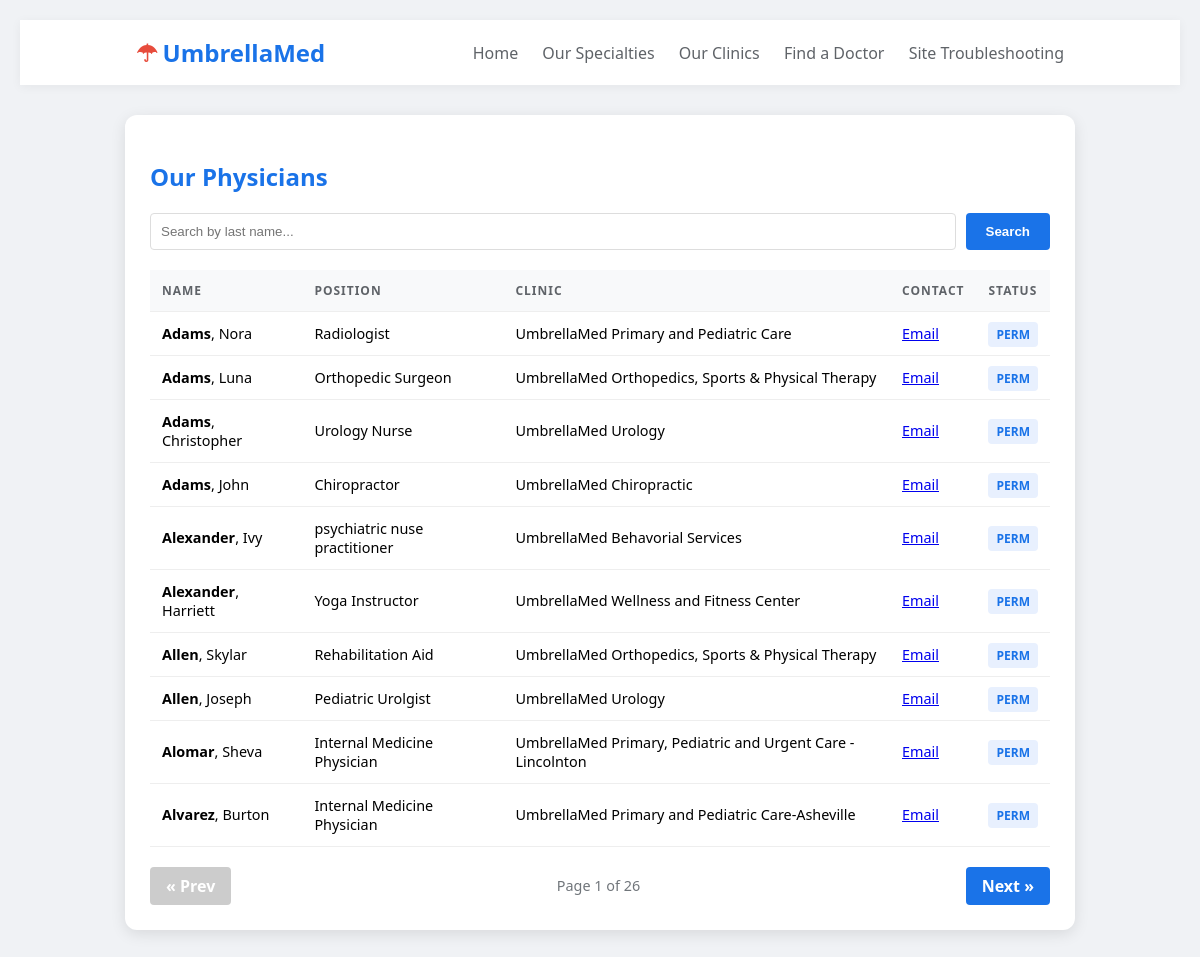
The app's page /physicians.php with its own data.
### tables this page shows
CREATE TABLE `physicians` (
  `physician_id` varchar(10) NOT NULL,
  `clinic_number` int NOT NULL,
  `first_name` varchar(15) NOT NULL,
  `last_name` varchar(15) NOT NULL,
  `job_position` varchar(100) NOT NULL,
  `email` varchar(50) NOT NULL,
  `city` varchar(25) NOT NULL,
  `state` varchar(2) NOT NULL,
  `emp_status` varchar(5) NOT NULL,
  PRIMARY KEY (`city`,`physician_id`),
  KEY `clinic_id_idx` (`clinic_number`),
  CONSTRAINT `clinic_id` FOREIGN KEY (`clinic_number`) REFERENCES `clinics` (`clinic_id`)
);

CREATE TABLE `clinics` (
  `clinic_id` int NOT NULL AUTO_INCREMENT,
  `clinic_name` varchar(100) NOT NULL,
  `clinic_address` varchar(255) NOT NULL,
  `clinic_suite` varchar(45) NOT NULL,
  `clinic_city` varchar(45) NOT NULL,
  `clinic_state` varchar(2) NOT NULL,
  `clinic_zip` varchar(45) NOT NULL,
  `clinic_phone` varchar(45) NOT NULL,
  `clinic_fax` varchar(45) NOT NULL,
  PRIMARY KEY (`clinic_id`)
);

### www/physicians.php (the view, shortened to what this page needs)
<!DOCTYPE html>
<html lang="en">
<head>
</head>
<body>
<nav>
    <div class="logo"><span>☂</span> UmbrellaMed</div>
    <div class="links">
        <a href="Umbrellamed.php">Home</a>
        <a href="specialties.php">Our Specialties</a>
        <a href="clinics.php">Our Clinics</a>
        <a href="physicians.php">Find a Doctor</a>
        <a href="index.php">Site Troubleshooting</a>
    </div>
</nav>
<div class="container">
    <h2>Our Physicians</h2>
    <form method="GET" class="search-form">
        <input type="text" name="search" class="search-input" placeholder="Search by last name..." value="<?php echo isset($_GET['search']) ? htmlspecialchars($_GET['search']) : ''; ?>">
        <button type="submit" class="search-btn">Search</button>
    </form>
    <?php
    $servername = "localhost";
    $username = "UmbrellaUser";
    $password = "Net260Rocks!";
    $dbname = "umbrellamed";
    $conn = mysqli_connect($servername, $username, $password, $dbname);
    $search = isset($_GET['search']) ? mysqli_real_escape_string($conn, $_GET['search']) : '';
    $limit = 10;
    $page = isset($_GET['page']) ? (int)$_GET['page'] : 1;
    $offset = ($page - 1) * $limit;
    $where_clause = $search !== "" ? "WHERE p.last_name LIKE '%$search%'" : "";
    $total_sql = "SELECT COUNT(*) FROM physicians p $where_clause";
    $total_result = mysqli_query($conn, $total_sql);
    $total_rows = mysqli_fetch_array($total_result)[0];
    $total_pages = ceil($total_rows / $limit);
    $sql = "SELECT p.first_name, p.last_name, p.job_position, p.email, p.emp_status, c.clinic_name
            FROM physicians p
            JOIN clinics c ON p.clinic_number = c.clinic_id
            $where_clause
            ORDER BY p.last_name ASC
            LIMIT $limit OFFSET $offset";
    $results = mysqli_query($conn, $sql);
    $search_param = ($search !== "") ? "&search=" . urlencode($search) : "";
    if (mysqli_num_rows($results) > 0) {
        echo "<table>
                <tr>
                    <th>Name</th>
                    <th>Position</th>
                    <th>Clinic</th>
                    <th>Contact</th>
                    <th>Status</th>
                </tr>";
        while($row = mysqli_fetch_assoc($results)) {
            echo "<tr>";
            echo "<td><strong>" . htmlspecialchars($row["last_name"]) . "</strong>, " . htmlspecialchars($row["first_name"]) . "</td>";
            echo "<td>" . htmlspecialchars($row["job_position"]) . "</td>";
            echo "<td>" . htmlspecialchars($row["clinic_name"]) . "</td>";
            echo "<td><a href='mailto:" . htmlspecialchars($row["email"]) . "'>Email</a></td>";
            echo "<td><span class='status-tag'>" . htmlspecialchars($row["emp_status"]) . "</span></td>";
            echo "</tr>";
        }
        echo "</table>";
        echo "<div class='pagination'>";
        echo ($page > 1) ? "<a href='?page=" . ($page - 1) . "$search_param' class='btn'>&laquo; Prev</a>" : "<a class='btn disabled'>&laquo; Prev</a>";
        echo "<span class='page-info'>Page $page of " . ($total_pages ?: 1) . "</span>";
        echo ($page < $total_pages) ? "<a href='?page=" . ($page + 1) . "$search_param' class='btn'>Next &raquo;</a>" : "<a class='btn disabled'>Next &raquo;</a>";
        echo "</div>";
    } else {
        echo "<p>No physicians found matching your criteria.</p>";
    }
    ?>
</div>
</body>
</html>

### www/physicians.php (style rules this page uses)
body { font-family: 'Segoe UI', Tahoma, Geneva, Verdana, sans-serif; margin: 20px; background-color: #f0f2f5; }
nav { background: white; padding: 1rem 10%; display: flex; justify-content: space-between; align-items: center; box-shadow: 0 2px 10px rgba(0,0,0,0.05); }
.logo { font-size: 1.5rem; font-weight: bold; color: #1a73e8; display: flex; align-items: center; }
.logo span { color: #e74c3c; margin-right: 5px; }
nav a { text-decoration: none; color: #5f6368; margin-left: 20px; font-weight: 500; }
.container { max-width: 900px; margin: 30px auto; background: white; padding: 25px; border-radius: 12px; box-shadow: 0 4px 15px rgba(0,0,0,0.1); }
h2 { color: #1a73e8; margin-bottom: 20px; }
.search-form { margin-bottom: 20px; display: flex; gap: 10px; }
.search-input { flex-grow: 1; padding: 10px; border: 1px solid #ddd; border-radius: 4px; outline: none; }
.search-btn { padding: 10px 20px; background: #1a73e8; color: white; border: none; border-radius: 4px; cursor: pointer; font-weight: bold; }
table { width: 100%; border-collapse: collapse; margin-top: 10px; }
th, td { text-align: left; padding: 12px; border-bottom: 1px solid #eee; font-size: 0.9rem; }
th { background-color: #f8f9fa; color: #5f6368; text-transform: uppercase; font-size: 0.75rem; letter-spacing: 1px; }
.status-tag { padding: 4px 8px; border-radius: 4px; font-size: 0.75rem; font-weight: bold; background: #e8f0fe; color: #1a73e8; }
.pagination { margin-top: 20px; display: flex; justify-content: space-between; align-items: center; }
.btn { padding: 8px 16px; background: #1a73e8; color: white; text-decoration: none; border-radius: 4px; font-weight: bold; }
.btn.disabled { background: #ccc; cursor: not-allowed; pointer-events: none; }
.page-info { color: #70757a; font-size: 0.9rem; }

### records on screen
physicians: last_name "Adams", first_name "Nora", job_position "Radiologist", clinic_number.clinic_name "UmbrellaMed Primary and Pediatric Care", emp_status "PERM"
physicians: last_name "Adams", first_name "Luna", job_position "Orthopedic Surgeon", clinic_number.clinic_name "UmbrellaMed Orthopedics, Sports & Physical Therapy", emp_status "PERM"
physicians: last_name "Adams", first_name "Christopher", job_position "Urology Nurse", clinic_number.clinic_name "UmbrellaMed Urology", emp_status "PERM"
physicians: last_name "Adams", first_name "John", job_position "Chiropractor", clinic_number.clinic_name "UmbrellaMed Chiropractic", emp_status "PERM"
physicians: last_name "Alexander", first_name "Ivy", job_position "psychiatric nuse practitioner", clinic_number.clinic_name "UmbrellaMed Behavorial Services", emp_status "PERM"
physicians: last_name "Alexander", first_name "Harriett", job_position "Yoga Instructor", clinic_number.clinic_name "UmbrellaMed Wellness and Fitness Center", emp_status "PERM"
physicians: last_name "Allen", first_name "Skylar", job_position "Rehabilitation Aid", clinic_number.clinic_name "UmbrellaMed Orthopedics, Sports & Physical Therapy", emp_status "PERM"
physicians: last_name "Allen", first_name "Joseph", job_position "Pediatric Urolgist", clinic_number.clinic_name "UmbrellaMed Urology", emp_status "PERM"
physicians: last_name "Alomar", first_name "Sheva", job_position "Internal Medicine Physician", clinic_number.clinic_name "UmbrellaMed Primary, Pediatric and Urgent Care -Lincolnton", emp_status "PERM"
physicians: last_name "Alvarez", first_name "Burton", job_position "Internal Medicine Physician", clinic_number.clinic_name "UmbrellaMed Primary and Pediatric Care-Asheville", emp_status "PERM"

### other values on screen
$page "1"
$total_pages ?: 1 "26"
